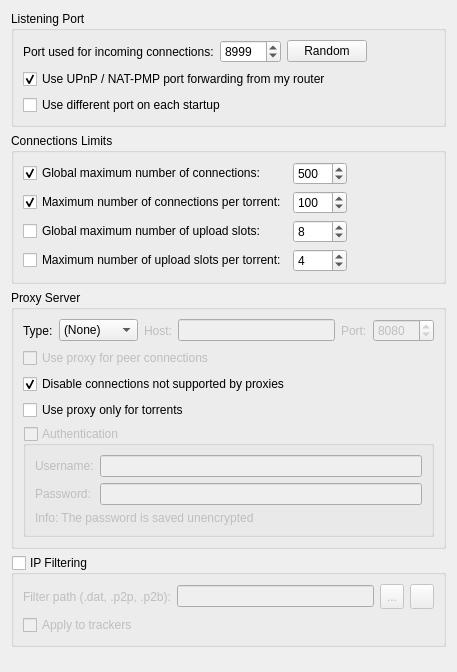
          <widget class="QWidget" name="scrollAreaWidgetContents_3">
           <property name="geometry">
            <rect>
             <x>0</x>
             <y>0</y>
             <width>457</width>
             <height>672</height>
            </rect>
           </property>
           <layout class="QVBoxLayout" name="verticalLayout_20">
            <item>
             <widget class="QGroupBox" name="ListeningPortBox">
              <property name="title">
               <string>Listening Port</string>
              </property>
              <layout class="QVBoxLayout" name="listeningPortLayout">
               <item>
                <layout class="QHBoxLayout" name="listeningPortLayout2">
                 <item>
                  <widget class="QLabel" name="lbl_ports">
                   <property name="text">
                    <string>Port used for incoming connections:</string>
                   </property>
                  </widget>
                 </item>
                 <item>
                  <widget class="QSpinBox" name="spinPort">
                   <property name="minimum">
                    <number>1</number>
                   </property>
                   <property name="maximum">
                    <number>65535</number>
                   </property>
                   <property name="value">
                    <number>8999</number>
                   </property>
                  </widget>
                 </item>
                 <item>
                  <widget class="QPushButton" name="randomButton">
                   <property name="text">
                    <string>Random</string>
                   </property>
                  </widget>
                 </item>
                 <item>
                  <spacer name="horizontalSpacer_4">
                   <property name="orientation">
                    <enum>Qt::Horizontal</enum>
                   </property>
                   <property name="sizeHint" stdset="0">
                    <size>
                     <width>40</width>
                     <height>20</height>
                    </size>
                   </property>
                  </spacer>
                 </item>
                </layout>
               </item>
               <item>
                <widget class="QCheckBox" name="checkUPnP">
                 <property name="text">
                  <string>Use UPnP / NAT-PMP port forwarding from my router</string>
                 </property>
                 <property name="checked">
                  <bool>true</bool>
                 </property>
                </widget>
               </item>
               <item>
                <widget class="QCheckBox" name="checkRandomPort">
                 <property name="text">
                  <string>Use different port on each startup</string>
                 </property>
                </widget>
               </item>
              </layout>
             </widget>
            </item>
            <item>
             <widget class="QGroupBox" name="nbConnecBox">
              <property name="title">
               <string>Connections Limits</string>
              </property>
              <layout class="QGridLayout" name="gridLayout">
               <item row="3" column="1">
                <widget class="QSpinBox" name="spinMaxUploadsPerTorrent">
                 <property name="maximum">
                  <number>500</number>
                 </property>
                 <property name="value">
                  <number>4</number>
                 </property>
                </widget>
               </item>
               <item row="1" column="0">
                <widget class="QCheckBox" name="checkMaxConnecsPerTorrent">
                 <property name="text">
                  <string>Maximum number of connections per torrent:</string>
                 </property>
                 <property name="checked">
                  <bool>true</bool>
                 </property>
                </widget>
               </item>
               <item row="0" column="0">
                <widget class="QCheckBox" name="checkMaxConnecs">
                 <property name="text">
                  <string>Global maximum number of connections:</string>
                 </property>
                 <property name="checked">
                  <bool>true</bool>
                 </property>
                </widget>
               </item>
               <item row="0" column="1">
                <widget class="QSpinBox" name="spinMaxConnec">
                 <property name="enabled">
                  <bool>true</bool>
                 </property>
                 <property name="minimum">
                  <number>2</number>
                 </property>
                 <property name="maximum">
                  <number>2000</number>
                 </property>
                 <property name="value">
                  <number>500</number>
                 </property>
                </widget>
               </item>
               <item row="1" column="1">
                <widget class="QSpinBox" name="spinMaxConnecPerTorrent">
                 <property name="minimum">
                  <number>2</number>
                 </property>
                 <property name="maximum">
                  <number>2000</number>
                 </property>
                 <property name="value">
                  <number>100</number>
                 </property>
                </widget>
               </item>
               <item row="3" column="0">
                <widget class="QCheckBox" name="checkMaxUploadsPerTorrent">
                 <property name="text">
                  <string>Maximum number of upload slots per torrent:</string>
                 </property>
                 <property name="checked">
                  <bool>false</bool>
                 </property>
                </widget>
               </item>
               <item row="2" column="0">
                <widget class="QCheckBox" name="checkMaxUploads">
                 <property name="text">
                  <string>Global maximum number of upload slots:</string>
                 </property>
                 <property name="checked">
                  <bool>false</bool>
                 </property>
                </widget>
               </item>
               <item row="2" column="1">
                <widget class="QSpinBox" name="spinMaxUploads">
                 <property name="maximum">
                  <number>2000</number>
                 </property>
                 <property name="value">
                  <number>8</number>
                 </property>
                </widget>
               </item>
               <item row="0" column="2">
                <spacer name="horizontalSpacer_3">
                 <property name="orientation">
                  <enum>Qt::Horizontal</enum>
                 </property>
                 <property name="sizeHint" stdset="0">
                  <size>
                   <width>40</width>
                   <height>20</height>
                  </size>
                 </property>
                </spacer>
               </item>
              </layout>
             </widget>
            </item>
            <item>
             <widget class="QGroupBox" name="groupProxy">
              <property name="enabled">
               <bool>true</bool>
              </property>
              <property name="title">
               <string>Proxy Server</string>
              </property>
              <layout class="QVBoxLayout" name="verticalLayout_29">
               <item>
                <layout class="QHBoxLayout" name="proxyTypeLayout">
                 <item>
                  <widget class="QLabel" name="ProxyType_lbl">
                   <property name="text">
                    <string>Type:</string>
                   </property>
                  </widget>
                 </item>
                 <item>
                  <widget class="QComboBox" name="comboProxyType">
                   <item>
                    <property name="text">
                     <string>(None)</string>
                    </property>
                   </item>
                   <item>
                    <property name="text">
                     <string>SOCKS4</string>
                    </property>
                   </item>
                   <item>
                    <property name="text">
                     <string>SOCKS5</string>
                    </property>
                   </item>
                   <item>
                    <property name="text">
                     <string>HTTP</string>
                    </property>
                   </item>
                  </widget>
                 </item>
                 <item>
                  <widget class="QLabel" name="lblProxyIP">
                   <property name="enabled">
                    <bool>false</bool>
                   </property>
                   <property name="text">
                    <string>Host:</string>
                   </property>
                  </widget>
                 </item>
                 <item>
                  <widget class="QLineEdit" name="textProxyIP">
                   <property name="enabled">
                    <bool>false</bool>
                   </property>
                   <property name="text">
                    <string/>
                   </property>
                  </widget>
                 </item>
                 <item>
                  <widget class="QLabel" name="lblProxyPort">
                   <property name="enabled">
                    <bool>false</bool>
                   </property>
                   <property name="text">
                    <string>Port:</string>
                   </property>
                  </widget>
                 </item>
                 <item>
                  <widget class="QSpinBox" name="spinProxyPort">
                   <property name="enabled">
                    <bool>false</bool>
                   </property>
                   <property name="minimum">
                    <number>1</number>
                   </property>
                   <property name="maximum">
                    <number>65535</number>
                   </property>
                   <property name="value">
                    <number>8080</number>
                   </property>
                  </widget>
                 </item>
                </layout>
               </item>
               <item>
                <widget class="QCheckBox" name="checkProxyPeerConnecs">
                 <property name="enabled">
                  <bool>false</bool>
                 </property>
                 <property name="toolTip">
                  <string>Otherwise, the proxy server is only used for tracker connections</string>
                 </property>
                 <property name="text">
                  <string>Use proxy for peer connections</string>
                 </property>
                </widget>
               </item>
               <item>
                <widget class="QCheckBox" name="checkForceProxy">
                 <property name="text">
                  <string>Disable connections not supported by proxies</string>
                 </property>
                 <property name="checked">
                  <bool>true</bool>
                 </property>
                </widget>
               </item>
               <item>
                <widget class="QCheckBox" name="isProxyOnlyForTorrents">
                 <property name="toolTip">
                  <string>RSS feeds, search engine, software updates or anything else other than torrent transfers and related operations (such as peer exchanges) will use a direct connection</string>
                 </property>
                 <property name="text">
                  <string>Use proxy only for torrents</string>
                 </property>
                 <property name="checked">
                  <bool>false</bool>
                 </property>
                </widget>
               </item>
               <item>
                <widget class="QGroupBox" name="checkProxyAuth">
                 <property name="enabled">
                  <bool>false</bool>
                 </property>
                 <property name="title">
                  <string>Authentication</string>
                 </property>
                 <property name="checkable">
                  <bool>true</bool>
                 </property>
                 <property name="checked">
                  <bool>false</bool>
                 </property>
                 <layout class="QVBoxLayout" name="verticalLayout_24">
                  <item>
                   <layout class="QGridLayout" name="gridLayout_12">
                    <item row="0" column="0">
                     <widget class="QLabel" name="lblProxyUsername">
                      <property name="text">
                       <string>Username:</string>
                      </property>
                     </widget>
                    </item>
                    <item row="0" column="1">
                     <widget class="QLineEdit" name="textProxyUsername"/>
                    </item>
                    <item row="1" column="0">
                     <widget class="QLabel" name="lblProxyPassword">
                      <property name="text">
                       <string>Password:</string>
                      </property>
                     </widget>
                    </item>
                    <item row="1" column="1">
                     <widget class="QLineEdit" name="textProxyPassword">
                      <property name="echoMode">
                       <enum>QLineEdit::Password</enum>
                      </property>
                     </widget>
                    </item>
                   </layout>
                  </item>
                  <item>
                   <widget class="QLabel" name="label_23">
                    <property name="text">
                     <string>Info: The password is saved unencrypted</string>
                    </property>
                   </widget>
                  </item>
                 </layout>
                </widget>
               </item>
              </layout>
             </widget>
            </item>
            <item>
             <widget class="QGroupBox" name="checkIPFilter">
              <property name="title">
               <string>IP Filtering</string>
              </property>
              <property name="checkable">
               <bool>true</bool>
              </property>
              <property name="checked">
               <bool>false</bool>
              </property>
              <layout class="QVBoxLayout" name="verticalLayout_17">
               <item>
                <layout class="QHBoxLayout" name="horizontalLayout_11">
                 <item>
                  <widget class="QLabel" name="lblFilterPath">
                   <property name="text">
                    <string>Filter path (.dat, .p2p, .p2b):</string>
                   </property>
                  </widget>
                 </item>
                 <item>
                  <widget class="QLineEdit" name="textFilterPath"/>
                 </item>
                 <item>
                  <widget class="QToolButton" name="browseFilterButton">
                   <property name="minimumSize">
                    <size>
                     <width>0</width>
                     <height>25</height>
                    </size>
                   </property>
                   <property name="text">
                    <string notr="true">...</string>
                   </property>
                  </widget>
                 </item>
                 <item>
                  <widget class="QToolButton" name="IpFilterRefreshBtn">
                   <property name="minimumSize">
                    <size>
                     <width>0</width>
                     <height>25</height>
                    </size>
                   </property>
                   <property name="toolTip">
                    <string>Reload the filter</string>
                   </property>
                  </widget>
                 </item>
                </layout>
               </item>
               <item>
                <widget class="QCheckBox" name="checkIpFilterTrackers">
                 <property name="text">
                  <string>Apply to trackers</string>
                 </property>
                </widget>
               </item>
              </layout>
             </widget>
            </item>
            <item>
             <spacer name="verticalSpacer_3">
              <property name="orientation">
               <enum>Qt::Vertical</enum>
              </property>
              <property name="sizeHint" stdset="0">
               <size>
                <width>20</width>
                <height>40</height>
               </size>
              </property>
             </spacer>
            </item>
           </layout>
          </widget>
